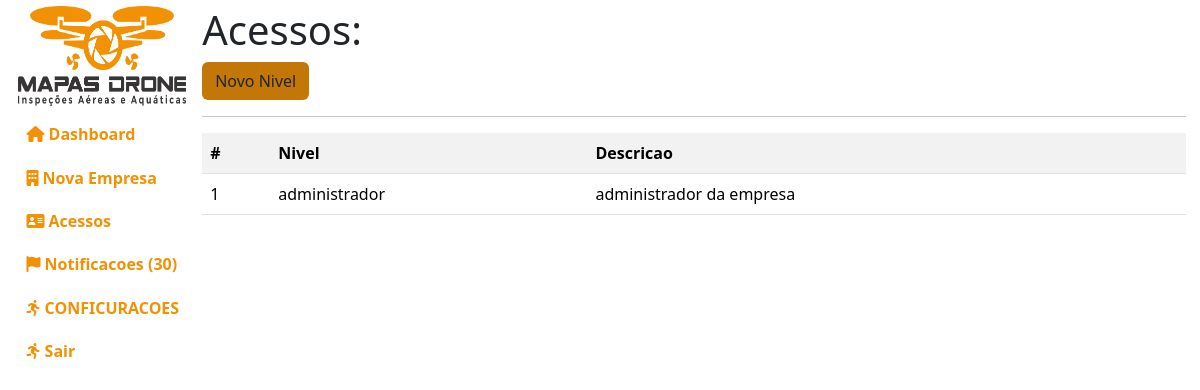
The page /administracao/niveis/ (signed in) on the database its author committed.
### empresa/models.py (models this page shows, shortened)
class Nivel(models.Model):
    nome_do_nivel = models.CharField(max_length=100, default="")
    descricao = models.TextField(max_length=255, default="")
    data_criado = models.DateTimeField(default=timezone.now)
    class Meta:
        db_table = "nivel"
        verbose_name = "Nivel"
        verbose_name_plural = "Niveis"
        ordering = ["-id"]

### administracao/views.py (the view)
# urls.py: path("niveis/", views.gerenciar_niveis),
def gerenciar_niveis(request):
    if request.user.is_authenticated and request.user.is_superuser:
        niveis = Nivel.objects.all()
        notificacoes = pega_notificacoes()
        context = {"niveis": niveis,
                   "notificacoes": notificacoes, "aviso": aviso()}
        return render(request, "administracao/public/gerenciar-niveis.html", context)
    info(request, msg="Voce nao tem permissao para acessar essa pagina!")
    return redirect("/")

### administracao/views.py (called while the page is built)
def pega_notificacoes():
    notificacoes = Notificacoes.objects.all()
    return notificacoes

def aviso():
    nl = 0
    aviso = False
    for n in pega_notificacoes():
        if not n.visto:
            nl += 1
    if nl > 0:
        aviso = True
    return aviso

### templates/administracao/public/gerenciar-niveis.html (shortened to what this page needs)
{% extends 'base.html' %}
{% load static %}
{% load django_bootstrap5 %}
{% block css %}
<link rel="stylesheet" href="{% static 'index/css/administracao.css' %}">
{% endblock %}
{% block ld %}
<h1>Acessos:</h1>
<a class="botao btn" href="novo/">Novo Nivel</a>
<hr/>
{% if niveis %}
<table class="table table-striped">
    <tr>
        <th>#</th>
        <th>Nivel</th>
        <th>Descricao</th>
        <th></th>
    </tr>
{% for nivel in niveis %}
    <tr>
        <td>{{nivel.id}}</td>
        <td>
            <span>{{nivel.nome_do_nivel}}</span>
        </td>
        <td>{{nivel.descricao}}
        </td>
        <td>
        </td>
    </tr>
{% endfor %}
</table>
{% else %}
    <div class="alert alert-danger">Nenhum nivel de acesso cadastrado</div>
{% endif %}
{% endblock %}

### index/static/index/css/index.css (style rules this page uses)
body { overflow:hidden; }
.botao { background-color:#c27706; }

### rows shown on the page
Nivel: id "1", nome_do_nivel "administrador", descricao "administrador da empresa"

### other values the page prints
{{ notificacoes|length }} "30"
